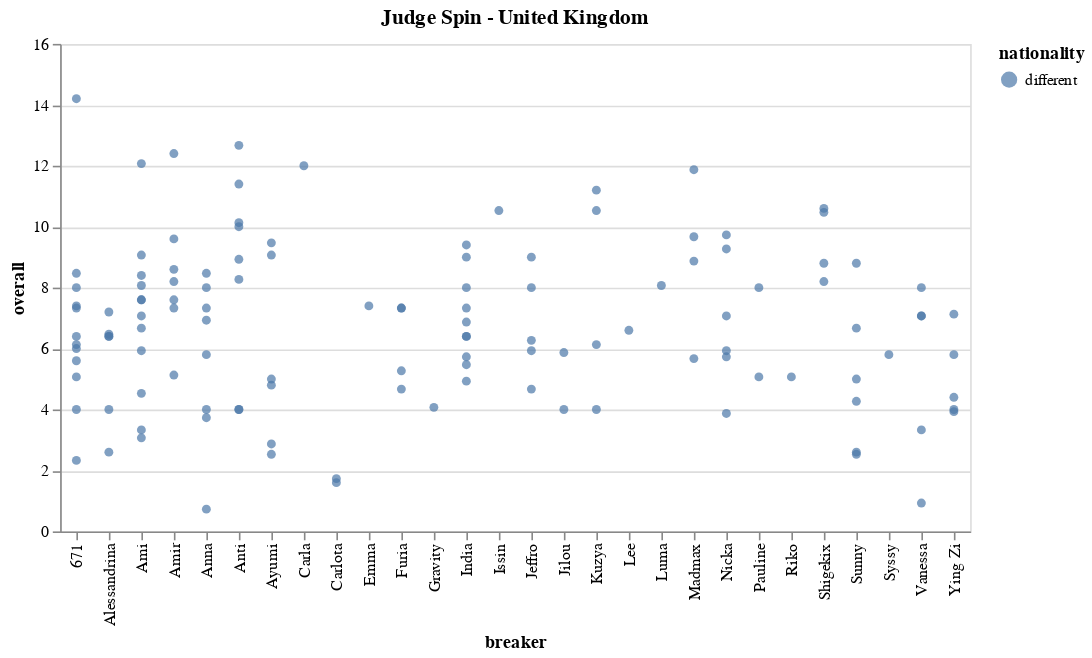

The cell this chart's notebook holds for it:
### Code cell
enter_judge_to_everything(new_df_cp)

### Figure 1 — Vega-Lite specification as saved in the notebook (floating-point values rounded to 4 significant figures)
{"config": {"view": {"continuousWidth": 400, "continuousHeight": 300}}, "data": {"name": "data-b26e3af81ac991be29c81853e34b2549"}, "mark": "circle", "encoding": {"color": {"field": "nationality", "type": "nominal"}, "x": {"field": "breaker", "type": "nominal"}, "y": {"field": "overall", "type": "quantitative"}}, "title": {"text": "Judge Spin - United Kingdom", "anchor": "middle"}, "$schema": "https://vega.github.io/schema/vega-lite/v4.17.0.json", "datasets": {"data-b26e3af81ac991be29c81853e34b2549": [{"Event": "WDSF BfG World Series - Kitakyushu 2023 - Japan", "Category": "B-Girls Top 8 Knockout", "breaker": "671", "judge": "Spin", "overall": 6.4, "nationality": "different"}, {"Event": "WDSF BfG World Series - Kitakyushu 2023 - Japan", "Category": "B-Girls Top 8 Knockout", "breaker": "671", "judge": "Spin", "overall": 6.0, "nationality": "different"}, {"Event": "WDSF BfG World Series - Kitakyushu 2023 - Japan", "Category": "B-Girls Top 8 Knockout", "breaker": "Ami", "judge": "Spin", "overall": 9.07, "nationality": "different"}, {"Event": "WDSF BfG World Series - Kitakyushu 2023 - Japan", "Category": "B-Girls Top 8 Knockout", "breaker": "Sunny", "judge": "Spin", "overall": 6.67, "nationality": "different"}, {"Event": "WDSF BfG World Series - Kitakyushu 2023 - Japan", "Category": "B-Girls Top 8 Knockout", "breaker": "Anti", "judge": "Spin", "overall": 4.0, "nationality": "different"}, {"Event": "WDSF BfG World Series - Kitakyushu 2023 - Japan", "Category": "B-Girls Top 8 Knockout", "breaker": "Anti", "judge": "Spin", "overall": 8.27, "nationality": "different"}, {"Event": "WDSF BfG World Series - Kitakyushu 2023 - Japan", "Category": "B-Girls Top 8 Knockout", "breaker": "671", "judge": "Spin", "overall": 7.33, "nationality": "different"}, {"Event": "WDSF BfG World Series - Kitakyushu 2023 - Japan", "Category": "B-Girls Top 8 Knockout", "breaker": "Anti", "judge": "Spin", "overall": 4.0, "nationality": "different"}, {"Event": "WDSF BfG World Series - Kitakyushu 2023 - Japan", "Category": "B-Girls Top 8 Knockout", "breaker": "671", "judge": "Spin", "overall": 5.6, "nationality": "different"}, {"Event": "WDSF BfG World Series - Kitakyushu 2023 - Japan", "Category": "B-Girls Top 8 Knockout", "breaker": "Ami", "judge": "Spin", "overall": 7.6, "nationality": "different"}, {"Event": "WDSF BfG World Series - Kitakyushu 2023 - Japan", "Category": "B-Girls Top 8 Knockout", "breaker": "Ami", "judge": "Spin", "overall": 12.07, "nationality": "different"}, {"Event": "WDSF BfG World Series - Kitakyushu 2023 - Japan", "Category": "B-Girls Top 8 Knockout", "breaker": "Ami", "judge": "Spin", "overall": 3.33, "nationality": "different"}, {"Event": "WDSF BfG World Series - Kitakyushu 2023 - Japan", "Category": "B-Girls Top 8 Knockout", "breaker": "671", "judge": "Spin", "overall": 8.0, "nationality": "different"}, {"Event": "WDSF BfG World Series - Kitakyushu 2023 - Japan", "Category": "B-Girls Top 8 Knockout", "breaker": "671", "judge": "Spin", "overall": 6.13, "nationality": "different"}, {"Event": "WDSF BfG World Series - Kitakyushu 2023 - Japan", "Category": "B-Girls Top 8 Knockout", "breaker": "Anna", "judge": "Spin", "overall": 0.73, "nationality": "different"}, {"Event": "WDSF BfG World Series - Kitakyushu 2023 - Japan", "Category": "B-Girls Top 8 Knockout", "breaker": "Anna", "judge": "Spin", "overall": 6.93, "nationality": "different"}, {"Event": "WDSF BfG World Series - Kitakyushu 2023 - Japan", "Category": "B-Girls Top 8 Knockout", "breaker": "Anna", "judge": "Spin", "overall": 3.73, "nationality": "different"}, {"Event": "WDSF BfG World Series - Kitakyushu 2023 - Japan", "Category": "B-Girls Top 8 Knockout", "breaker": "India", "judge": "Spin", "overall": 9.4, "nationality": "different"}, {"Event": "WDSF BfG World Series - Kitakyushu 2023 - Japan", "Category": "B-Girls Top 8 Knockout", "breaker": "India", "judge": "Spin", "overall": 7.33, "nationality": "different"}, {"Event": "WDSF BfG World Series - Kitakyushu 2023 - Japan", "Category": "B-Girls Top 8 Knockout", "breaker": "Sunny", "judge": "Spin", "overall": 2.6, "nationality": "different"}, {"Event": "WDSF BfG World Series - Kitakyushu 2023 - Japan", "Category": "B-Girls Top 8 Knockout", "breaker": "Ami", "judge": "Spin", "overall": 6.67, "nationality": "different"}, {"Event": "WDSF BfG World Series - Kitakyushu 2023 - Japan", "Category": "B-Girls Top 8 Knockout", "breaker": "Ami", "judge": "Spin", "overall": 4.53, "nationality": "different"}, {"Event": "WDSF BfG World Series - Kitakyushu 2023 - Japan", "Category": "B-Girls Top 16 Round Robin Group D", "breaker": "Nicka", "judge": "Spin", "overall": 3.87, "nationality": "different"}, {"Event": "WDSF BfG World Series - Kitakyushu 2023 - Japan", "Category": "B-Girls Top 16 Round Robin Group D", "breaker": "Nicka", "judge": "Spin", "overall": 5.73, "nationality": "different"}, {"Event": "WDSF BfG World Series - Kitakyushu 2023 - Japan", "Category": "B-Girls Top 16 Round Robin Group D", "breaker": "671", "judge": "Spin", "overall": 7.4, "nationality": "different"}, {"Event": "WDSF BfG World Series - Kitakyushu 2023 - Japan", "Category": "B-Girls Top 16 Round Robin Group D", "breaker": "Pauline", "judge": "Spin", "overall": 8.0, "nationality": "different"}, {"Event": "WDSF BfG World Series - Kitakyushu 2023 - Japan", "Category": "B-Girls Top 16 Round Robin Group D", "breaker": "Nicka", "judge": "Spin", "overall": 5.93, "nationality": "different"}, {"Event": "WDSF BfG World Series - Kitakyushu 2023 - Japan", "Category": "B-Girls Top 16 Round Robin Group D", "breaker": "Nicka", "judge": "Spin", "overall": 7.07, "nationality": "different"}, {"Event": "WDSF BfG World Series - Kitakyushu 2023 - Japan", "Category": "B-Girls Top 16 Round Robin Group D", "breaker": "Furia", "judge": "Spin", "overall": 4.67, "nationality": "different"}, {"Event": "WDSF BfG World Series - Kitakyushu 2023 - Japan", "Category": "B-Girls Top 16 Round Robin Group D", "breaker": "671", "judge": "Spin", "overall": 8.47, "nationality": "different"}, {"Event": "WDSF BfG World Series - Kitakyushu 2023 - Japan", "Category": "B-Girls Top 16 Round Robin Group D", "breaker": "Furia", "judge": "Spin", "overall": 7.33, "nationality": "different"}, {"Event": "WDSF BfG World Series - Kitakyushu 2023 - Japan", "Category": "B-Girls Top 16 Round Robin Group D", "breaker": "Furia", "judge": "Spin", "overall": 7.33, "nationality": "different"}, {"Event": "WDSF BfG World Series - Kitakyushu 2023 - Japan", "Category": "B-Girls Top 16 Round Robin Group D", "breaker": "671", "judge": "Spin", "overall": 4.0, "nationality": "different"}, {"Event": "WDSF BfG World Series - Kitakyushu 2023 - Japan", "Category": "B-Girls Top 16 Round Robin Group D", "breaker": "671", "judge": "Spin", "overall": 14.2, "nationality": "different"}, {"Event": "WDSF BfG World Series - Kitakyushu 2023 - Japan", "Category": "B-Girls Top 16 Round Robin Group C", "breaker": "Vanessa", "judge": "Spin", "overall": 3.33, "nationality": "different"}, {"Event": "WDSF BfG World Series - Kitakyushu 2023 - Japan", "Category": "B-Girls Top 16 Round Robin Group C", "breaker": "Vanessa", "judge": "Spin", "overall": 8.0, "nationality": "different"}, {"Event": "WDSF BfG World Series - Kitakyushu 2023 - Japan", "Category": "B-Girls Top 16 Round Robin Group C", "breaker": "India", "judge": "Spin", "overall": 6.87, "nationality": "different"}, {"Event": "WDSF BfG World Series - Kitakyushu 2023 - Japan", "Category": "B-Girls Top 16 Round Robin Group C", "breaker": "India", "judge": "Spin", "overall": 6.4, "nationality": "different"}, {"Event": "WDSF BfG World Series - Kitakyushu 2023 - Japan", "Category": "B-Girls Top 16 Round Robin Group C", "breaker": "Anna", "judge": "Spin", "overall": 8.0, "nationality": "different"}, {"Event": "WDSF BfG World Series - Kitakyushu 2023 - Japan", "Category": "B-Girls Top 16 Round Robin Group C", "breaker": "Anna", "judge": "Spin", "overall": 7.33, "nationality": "different"}, {"Event": "WDSF BfG World Series - Kitakyushu 2023 - Japan", "Category": "B-Girls Top 16 Round Robin Group C", "breaker": "India", "judge": "Spin", "overall": 8.0, "nationality": "different"}, {"Event": "WDSF BfG World Series - Kitakyushu 2023 - Japan", "Category": "B-Girls Top 16 Round Robin Group C", "breaker": "India", "judge": "Spin", "overall": 4.93, "nationality": "different"}, {"Event": "WDSF BfG World Series - Kitakyushu 2023 - Japan", "Category": "B-Girls Top 16 Round Robin Group C", "breaker": "Vanessa", "judge": "Spin", "overall": 0.93, "nationality": "different"}, {"Event": "WDSF BfG World Series - Kitakyushu 2023 - Japan", "Category": "B-Girls Top 16 Round Robin Group C", "breaker": "Anna", "judge": "Spin", "overall": 4.0, "nationality": "different"}, {"Event": "WDSF BfG World Series - Kitakyushu 2023 - Japan", "Category": "B-Girls Top 16 Round Robin Group C", "breaker": "India", "judge": "Spin", "overall": 5.47, "nationality": "different"}, {"Event": "WDSF BfG World Series - Kitakyushu 2023 - Japan", "Category": "B-Girls Top 16 Round Robin Group C", "breaker": "India", "judge": "Spin", "overall": 6.4, "nationality": "different"}, {"Event": "WDSF BfG World Series - Kitakyushu 2023 - Japan", "Category": "B-Girls Top 16 Round Robin Group B", "breaker": "Alessandrina", "judge": "Spin", "overall": 6.4, "nationality": "different"}, {"Event": "WDSF BfG World Series - Kitakyushu 2023 - Japan", "Category": "B-Girls Top 16 Round Robin Group B", "breaker": "Madmax", "judge": "Spin", "overall": 11.87, "nationality": "different"}, {"Event": "WDSF BfG World Series - Kitakyushu 2023 - Japan", "Category": "B-Girls Top 16 Round Robin Group B", "breaker": "Sunny", "judge": "Spin", "overall": 8.8, "nationality": "different"}, {"Event": "WDSF BfG World Series - Kitakyushu 2023 - Japan", "Category": "B-Girls Top 16 Round Robin Group B", "breaker": "Anti", "judge": "Spin", "overall": 10.13, "nationality": "different"}, {"Event": "WDSF BfG World Series - Kitakyushu 2023 - Japan", "Category": "B-Girls Top 16 Round Robin Group B", "breaker": "Sunny", "judge": "Spin", "overall": 5.0, "nationality": "different"}, {"Event": "WDSF BfG World Series - Kitakyushu 2023 - Japan", "Category": "B-Girls Top 16 Round Robin Group B", "breaker": "Alessandrina", "judge": "Spin", "overall": 4.0, "nationality": "different"}, {"Event": "WDSF BfG World Series - Kitakyushu 2023 - Japan", "Category": "B-Girls Top 16 Round Robin Group B", "breaker": "Anti", "judge": "Spin", "overall": 8.93, "nationality": "different"}, {"Event": "WDSF BfG World Series - Kitakyushu 2023 - Japan", "Category": "B-Girls Top 16 Round Robin Group B", "breaker": "Anti", "judge": "Spin", "overall": 11.4, "nationality": "different"}, {"Event": "WDSF BfG World Series - Kitakyushu 2023 - Japan", "Category": "B-Girls Top 16 Round Robin Group B", "breaker": "Sunny", "judge": "Spin", "overall": 4.27, "nationality": "different"}, {"Event": "WDSF BfG World Series - Kitakyushu 2023 - Japan", "Category": "B-Girls Top 16 Round Robin Group B", "breaker": "Madmax", "judge": "Spin", "overall": 5.67, "nationality": "different"}, {"Event": "WDSF BfG World Series - Kitakyushu 2023 - Japan", "Category": "B-Girls Top 16 Round Robin Group B", "breaker": "Alessandrina", "judge": "Spin", "overall": 2.6, "nationality": "different"}, {"Event": "WDSF BfG World Series - Kitakyushu 2023 - Japan", "Category": "B-Girls Top 16 Round Robin Group B", "breaker": "Alessandrina", "judge": "Spin", "overall": 7.2, "nationality": "different"}, {"Event": "WDSF BfG World Series - Kitakyushu 2023 - Japan", "Category": "B-Girls Top 16 Round Robin Group A", "breaker": "Ayumi", "judge": "Spin", "overall": 4.8, "nationality": "different"}, {"Event": "WDSF BfG World Series - Kitakyushu 2023 - Japan", "Category": "B-Girls Top 16 Round Robin Group A", "breaker": "Ayumi", "judge": "Spin", "overall": 9.07, "nationality": "different"}, {"Event": "WDSF BfG World Series - Kitakyushu 2023 - Japan", "Category": "B-Girls Top 16 Round Robin Group A", "breaker": "Ying Zi", "judge": "Spin", "overall": 4.4, "nationality": "different"}, {"Event": "WDSF BfG World Series - Kitakyushu 2023 - Japan", "Category": "B-Girls Top 16 Round Robin Group A", "breaker": "Ami", "judge": "Spin", "overall": 5.93, "nationality": "different"}, {"Event": "WDSF BfG World Series - Kitakyushu 2023 - Japan", "Category": "B-Girls Top 16 Round Robin Group A", "breaker": "Ayumi", "judge": "Spin", "overall": 2.87, "nationality": "different"}, {"Event": "WDSF BfG World Series - Kitakyushu 2023 - Japan", "Category": "B-Girls Top 16 Round Robin Group A", "breaker": "Ayumi", "judge": "Spin", "overall": 2.53, "nationality": "different"}, {"Event": "WDSF BfG World Series - Kitakyushu 2023 - Japan", "Category": "B-Girls Top 16 Round Robin Group A", "breaker": "Ami", "judge": "Spin", "overall": 7.07, "nationality": "different"}, {"Event": "WDSF BfG World Series - Kitakyushu 2023 - Japan", "Category": "B-Girls Top 16 Round Robin Group A", "breaker": "Ami", "judge": "Spin", "overall": 8.4, "nationality": "different"}, {"Event": "WDSF BfG World Series - Kitakyushu 2023 - Japan", "Category": "B-Girls Top 16 Round Robin Group A", "breaker": "Ying Zi", "judge": "Spin", "overall": 4.0, "nationality": "different"}, {"Event": "WDSF BfG World Series - Kitakyushu 2023 - Japan", "Category": "B-Girls Top 16 Round Robin Group A", "breaker": "Ying Zi", "judge": "Spin", "overall": 7.13, "nationality": "different"}, {"Event": "WDSF BfG World Series - Kitakyushu 2023 - Japan", "Category": "B-Girls Top 16 Round Robin Group A", "breaker": "Ayumi", "judge": "Spin", "overall": 5.0, "nationality": "different"}, {"Event": "WDSF BfG World Series - Kitakyushu 2023 - Japan", "Category": "B-Girls Top 16 Round Robin Group A", "breaker": "Ami", "judge": "Spin", "overall": 3.07, "nationality": "different"}, {"Event": "WDSF BfG World Series - Kitakyushu 2023 - Japan", "Category": "B-Girls Top 32 PreQualifier", "breaker": "Furia", "judge": "Spin", "overall": 5.27, "nationality": "different"}, {"Event": "WDSF BfG World Series - Kitakyushu 2023 - Japan", "Category": "B-Girls Top 32 PreQualifier", "breaker": "Luma", "judge": "Spin", "overall": 8.07, "nationality": "different"}, {"Event": "WDSF BfG World Series - Kitakyushu 2023 - Japan", "Category": "B-Girls Top 32 PreQualifier", "breaker": "Syssy", "judge": "Spin", "overall": 5.8, "nationality": "different"}, {"Event": "WDSF BfG World Series - Kitakyushu 2023 - Japan", "Category": "B-Girls Top 32 PreQualifier", "breaker": "Pauline", "judge": "Spin", "overall": 5.07, "nationality": "different"}, {"Event": "WDSF BfG World Series - Kitakyushu 2023 - Japan", "Category": "B-Girls Top 32 PreQualifier", "breaker": "Madmax", "judge": "Spin", "overall": 8.87, "nationality": "different"}, {"Event": "WDSF BfG World Series - Kitakyushu 2023 - Japan", "Category": "B-Girls Top 32 PreQualifier", "breaker": "Madmax", "judge": "Spin", "overall": 9.67, "nationality": "different"}, {"Event": "WDSF BfG World Series - Kitakyushu 2023 - Japan", "Category": "B-Girls Top 32 PreQualifier", "breaker": "Riko", "judge": "Spin", "overall": 5.07, "nationality": "different"}, {"Event": "WDSF BfG World Series - Kitakyushu 2023 - Japan", "Category": "B-Girls Top 32 PreQualifier", "breaker": "Sunny", "judge": "Spin", "overall": 2.53, "nationality": "different"}, {"Event": "WDSF BfG World Series - Kitakyushu 2023 - Japan", "Category": "B-Girls Top 32 PreQualifier", "breaker": "Anna", "judge": "Spin", "overall": 5.8, "nationality": "different"}, {"Event": "WDSF BfG World Series - Kitakyushu 2023 - Japan", "Category": "B-Girls Top 32 PreQualifier", "breaker": "Anna", "judge": "Spin", "overall": 8.47, "nationality": "different"}, {"Event": "WDSF BfG World Series - Kitakyushu 2023 - Japan", "Category": "B-Girls Top 32 PreQualifier", "breaker": "Ying Zi", "judge": "Spin", "overall": 5.8, "nationality": "different"}, {"Event": "WDSF BfG World Series - Kitakyushu 2023 - Japan", "Category": "B-Girls Top 32 PreQualifier", "breaker": "Ying Zi", "judge": "Spin", "overall": 3.93, "nationality": "different"}, {"Event": "WDSF BfG World Series - Kitakyushu 2023 - Japan", "Category": "B-Girls Top 32 PreQualifier", "breaker": "Jilou", "judge": "Spin", "overall": 4.0, "nationality": "different"}, {"Event": "WDSF BfG World Series - Kitakyushu 2023 - Japan", "Category": "B-Girls Top 32 PreQualifier", "breaker": "Jilou", "judge": "Spin", "overall": 5.87, "nationality": "different"}, {"Event": "WDSF BfG World Series - Kitakyushu 2023 - Japan", "Category": "B-Girls Top 32 PreQualifier", "breaker": "Alessandrina", "judge": "Spin", "overall": 6.47, "nationality": "different"}, {"Event": "WDSF BfG World Series - Kitakyushu 2023 - Japan", "Category": "B-Girls Top 32 PreQualifier", "breaker": "Alessandrina", "judge": "Spin", "overall": 6.4, "nationality": "different"}, {"Event": "WDSF BfG World Series - Kitakyushu 2023 - Japan", "Category": "B-Girls Top 32 PreQualifier", "breaker": "671", "judge": "Spin", "overall": 2.33, "nationality": "different"}, {"Event": "WDSF BfG World Series - Kitakyushu 2023 - Japan", "Category": "B-Girls Top 32 PreQualifier", "breaker": "671", "judge": "Spin", "overall": 5.07, "nationality": "different"}, {"Event": "WDSF BfG World Series - Kitakyushu 2023 - Japan", "Category": "B-Girls Top 32 PreQualifier", "breaker": "Ayumi", "judge": "Spin", "overall": 9.47, "nationality": "different"}, {"Event": "WDSF BfG World Series - Kitakyushu 2023 - Japan", "Category": "B-Girls Top 32 PreQualifier", "breaker": "Carla", "judge": "Spin", "overall": 12.0, "nationality": "different"}, {"Event": "WDSF BfG World Series - Kitakyushu 2023 - Japan", "Category": "B-Girls Top 32 PreQualifier", "breaker": "Vanessa", "judge": "Spin", "overall": 7.07, "nationality": "different"}, {"Event": "WDSF BfG World Series - Kitakyushu 2023 - Japan", "Category": "B-Girls Top 32 PreQualifier", "breaker": "Vanessa", "judge": "Spin", "overall": 7.07, "nationality": "different"}, {"Event": "WDSF BfG World Series - Kitakyushu 2023 - Japan", "Category": "B-Girls Top 32 PreQualifier", "breaker": "Carlota", "judge": "Spin", "overall": 1.73, "nationality": "different"}, {"Event": "WDSF BfG World Series - Kitakyushu 2023 - Japan", "Category": "B-Girls Top 32 PreQualifier", "breaker": "Emma", "judge": "Spin", "overall": 7.4, "nationality": "different"}, {"Event": "WDSF BfG World Series - Kitakyushu 2023 - Japan", "Category": "B-Girls Top 32 PreQualifier", "breaker": "Carlota", "judge": "Spin", "overall": 1.6, "nationality": "different"}, {"Event": "WDSF BfG World Series - Kitakyushu 2023 - Japan", "Category": "B-Girls Top 32 PreQualifier", "breaker": "Nicka", "judge": "Spin", "overall": 9.27, "nationality": "different"}, {"Event": "WDSF BfG World Series - Kitakyushu 2023 - Japan", "Category": "B-Girls Top 32 PreQualifier", "breaker": "Nicka", "judge": "Spin", "overall": 9.73, "nationality": "different"}, {"Event": "WDSF BfG World Series - Kitakyushu 2023 - Japan", "Category": "B-Girls Top 32 PreQualifier", "breaker": "India", "judge": "Spin", "overall": 9.0, "nationality": "different"}, {"Event": "WDSF BfG World Series - Kitakyushu 2023 - Japan", "Category": "B-Girls Top 32 PreQualifier", "breaker": "India", "judge": "Spin", "overall": 5.73, "nationality": "different"}, {"Event": "WDSF BfG World Series - Kitakyushu 2023 - Japan", "Category": "B-Girls Top 32 PreQualifier", "breaker": "Anti", "judge": "Spin", "overall": 10.0, "nationality": "different"}, {"Event": "WDSF BfG World Series - Kitakyushu 2023 - Japan", "Category": "B-Girls Top 32 PreQualifier", "breaker": "Anti", "judge": "Spin", "overall": 12.67, "nationality": "different"}, {"Event": "WDSF BfG World Series - Kitakyushu 2023 - Japan", "Category": "B-Girls Top 32 PreQualifier", "breaker": "Ami", "judge": "Spin", "overall": 7.6, "nationality": "different"}, {"Event": "WDSF BfG World Series - Kitakyushu 2023 - Japan", "Category": "B-Girls Top 32 PreQualifier", "breaker": "Ami", "judge": "Spin", "overall": 8.07, "nationality": "different"}, {"Event": "WDSF BfG World Series - Kitakyushu 2023 - Japan", "Category": "B-Boys Top 8 KnockOut", "breaker": "Amir", "judge": "Spin", "overall": 8.6, "nationality": "different"}, {"Event": "WDSF BfG World Series - Kitakyushu 2023 - Japan", "Category": "B-Boys Top 8 KnockOut", "breaker": "Jeffro", "judge": "Spin", "overall": 9.0, "nationality": "different"}, {"Event": "WDSF BfG World Series - Kitakyushu 2023 - Japan", "Category": "B-Boys Top 8 KnockOut", "breaker": "Jeffro", "judge": "Spin", "overall": 6.27, "nationality": "different"}, {"Event": "WDSF BfG World Series - Kitakyushu 2023 - Japan", "Category": "B-Boys Top 8 KnockOut", "breaker": "Shigekix", "judge": "Spin", "overall": 8.8, "nationality": "different"}, {"Event": "WDSF BfG World Series - Kitakyushu 2023 - Japan", "Category": "B-Boys Top 8 KnockOut", "breaker": "Shigekix", "judge": "Spin", "overall": 10.47, "nationality": "different"}, {"Event": "WDSF BfG World Series - Kitakyushu 2023 - Japan", "Category": "B-Boys Top 8 KnockOut", "breaker": "Shigekix", "judge": "Spin", "overall": 10.6, "nationality": "different"}, {"Event": "WDSF BfG World Series - Kitakyushu 2023 - Japan", "Category": "B-Boys Top 8 KnockOut", "breaker": "Kuzya", "judge": "Spin", "overall": 4.0, "nationality": "different"}, {"Event": "WDSF BfG World Series - Kitakyushu 2023 - Japan", "Category": "B-Boys Top 8 KnockOut", "breaker": "Kuzya", "judge": "Spin", "overall": 11.2, "nationality": "different"}, {"Event": "WDSF BfG World Series - Kitakyushu 2023 - Japan", "Category": "B-Boys Top 8 KnockOut", "breaker": "Jeffro", "judge": "Spin", "overall": 8.0, "nationality": "different"}, {"Event": "WDSF BfG World Series - Kitakyushu 2023 - Japan", "Category": "B-Boys Top 8 KnockOut", "breaker": "Amir", "judge": "Spin", "overall": 8.2, "nationality": "different"}, {"Event": "WDSF BfG World Series - Kitakyushu 2023 - Japan", "Category": "B-Boys Top 8 KnockOut", "breaker": "Amir", "judge": "Spin", "overall": 7.6, "nationality": "different"}, {"Event": "WDSF BfG World Series - Kitakyushu 2023 - Japan", "Category": "B-Boys Top 8 KnockOut", "breaker": "Amir", "judge": "Spin", "overall": 7.33, "nationality": "different"}, {"Event": "WDSF BfG World Series - Kitakyushu 2023 - Japan", "Category": "B-Boys Top 8 KnockOut", "breaker": "Jeffro", "judge": "Spin", "overall": 5.93, "nationality": "different"}, {"Event": "WDSF BfG World Series - Kitakyushu 2023 - Japan", "Category": "B-Boys Top 8 KnockOut", "breaker": "Lee", "judge": "Spin", "overall": 6.6, "nationality": "different"}, {"Event": "WDSF BfG World Series - Kitakyushu 2023 - Japan", "Category": "B-Boys Top 8 KnockOut", "breaker": "Jeffro", "judge": "Spin", "overall": 4.67, "nationality": "different"}, {"Event": "WDSF BfG World Series - Kitakyushu 2023 - Japan", "Category": "B-Boys Top 8 KnockOut", "breaker": "Issin", "judge": "Spin", "overall": 10.53, "nationality": "different"}, {"Event": "WDSF BfG World Series - Kitakyushu 2023 - Japan", "Category": "B-Boys Top 8 KnockOut", "breaker": "Kuzya", "judge": "Spin", "overall": 10.53, "nationality": "different"}, {"Event": "WDSF BfG World Series - Kitakyushu 2023 - Japan", "Category": "B-Boys Top 8 KnockOut", "breaker": "Kuzya", "judge": "Spin", "overall": 6.13, "nationality": "different"}, {"Event": "WDSF BfG World Series - Kitakyushu 2023 - Japan", "Category": "B-Boys Top 8 KnockOut", "breaker": "Shigekix", "judge": "Spin", "overall": 8.2, "nationality": "different"}, {"Event": "WDSF BfG World Series - Kitakyushu 2023 - Japan", "Category": "B-Boys Top 8 KnockOut", "breaker": "Gravity", "judge": "Spin", "overall": 4.07, "nationality": "different"}, {"Event": "WDSF BfG World Series - Kitakyushu 2023 - Japan", "Category": "B-Boys Top 8 KnockOut", "breaker": "Amir", "judge": "Spin", "overall": 5.13, "nationality": "different"}, {"Event": "WDSF BfG World Series - Kitakyushu 2023 - Japan", "Category": "B-Boys Top 8 KnockOut", "breaker": "Amir", "judge": "Spin", "overall": 9.6, "nationality": "different"}, {"Event": "WDSF BfG World Series - Kitakyushu 2023 - Japan", "Category": "B-Boys Top 8 KnockOut", "breaker": "Amir", "judge": "Spin", "overall": 12.4, "nationality": "different"}]}}
